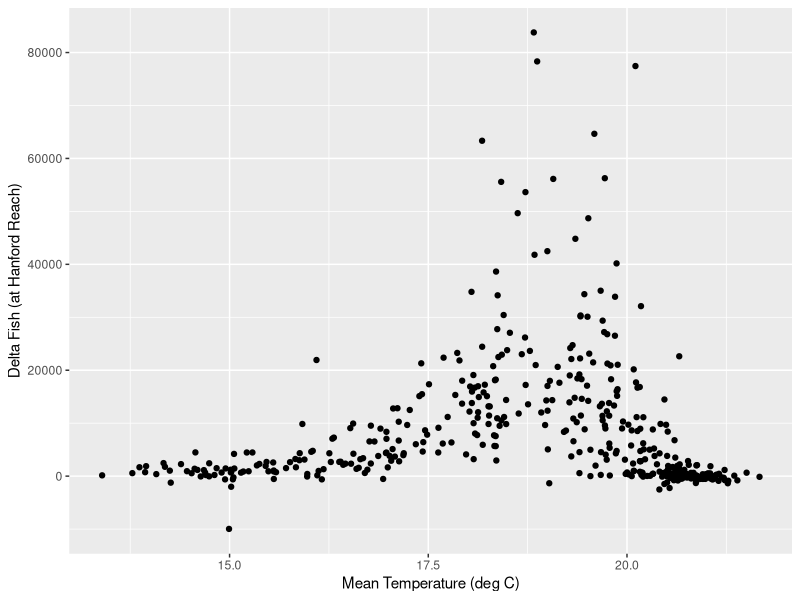
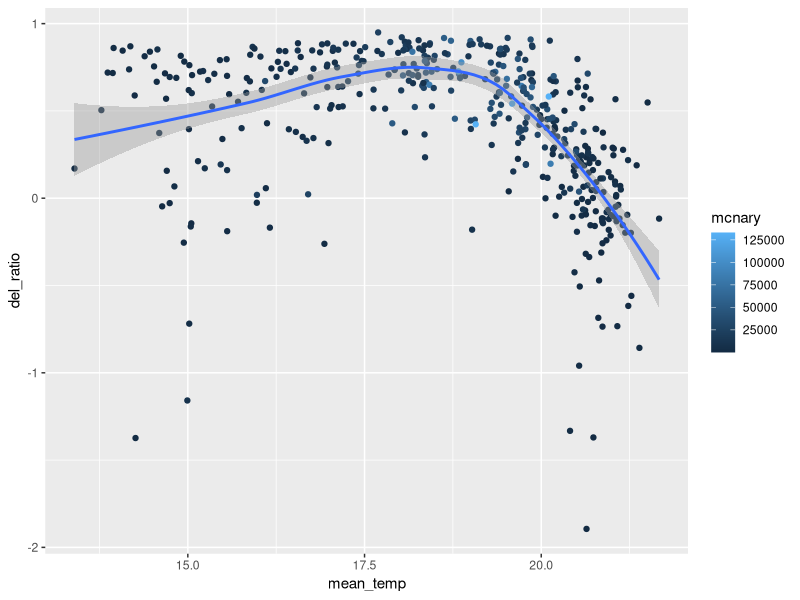
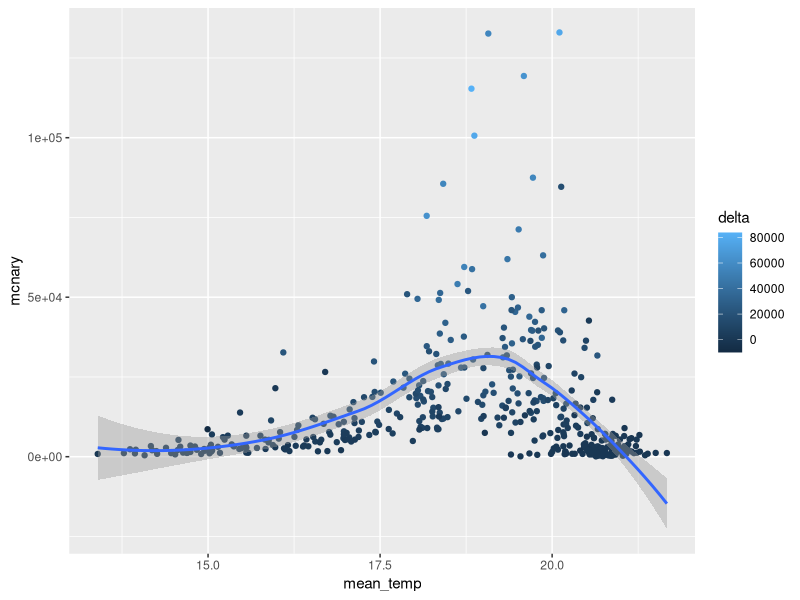
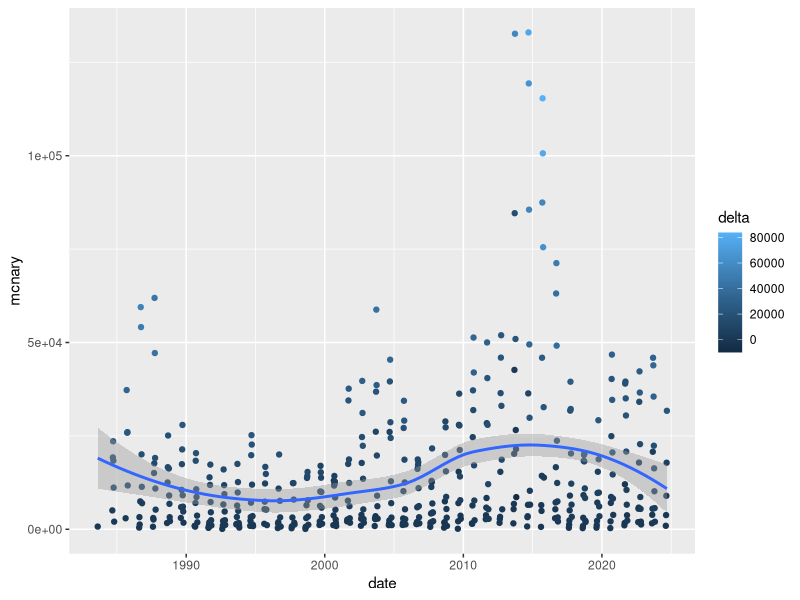
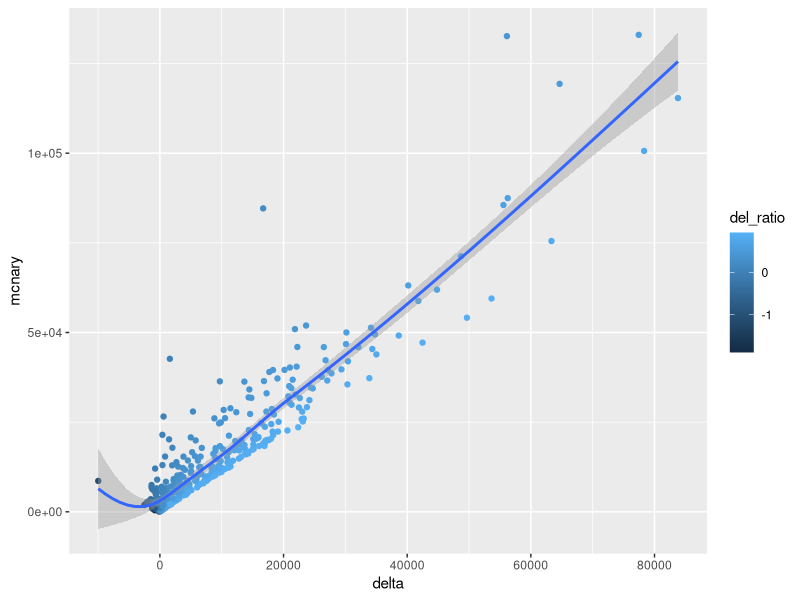
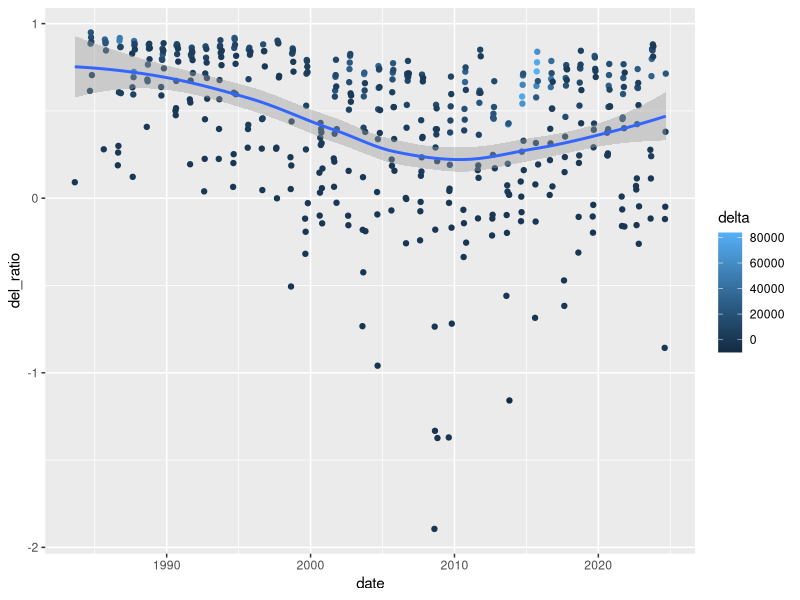
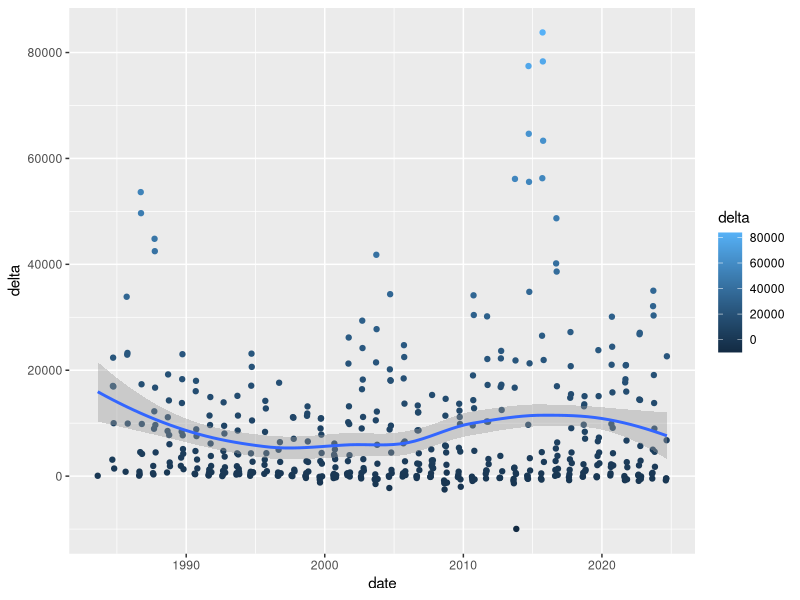
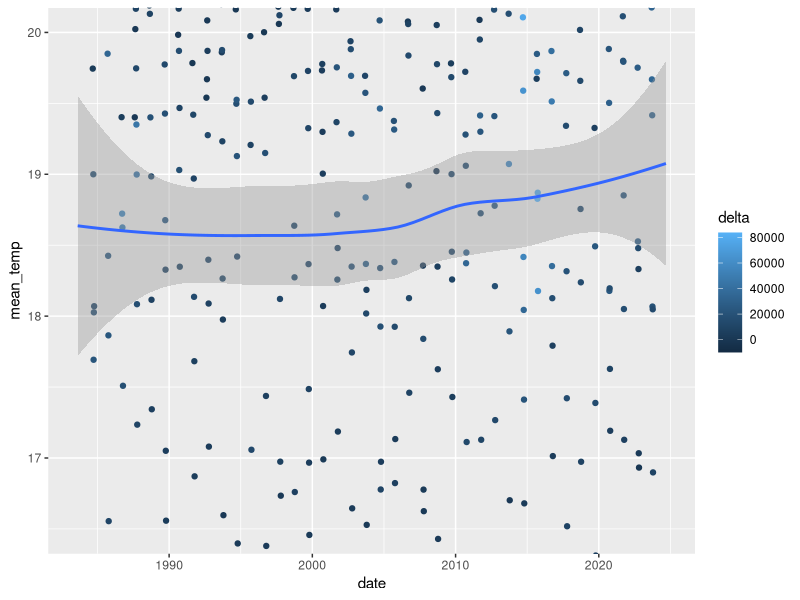

These charts were generated, in order, by the following R code:
library(ggplot2)
library(ggthemes)
library(dplyr)
library(readr)

library(patchwork)

setwd("~/OneDrive - UW/01-Research/02-Fish/methods/02-fish_mass_bal")

data = read.table("hanford_chinook_mass_bal_no_na.csv", header = TRUE, sep = ",")
up_priest_rapids = read.table("up_priest_rapids.csv", header = TRUE, sep = ",")

# filter out only the fall data and temperature > 20
data = data %>% filter(run == "fall")
up_priest_rapids = up_priest_rapids %>% filter(run == "fall")
data$date = as.Date(data$date)
data$location = "hanford"
up_priest_rapids$location = "up_priest_rapids"

# up_priest_rapids = up_priest_rapids %>% filter(run == "fall")
up_priest_rapids$date = as.Date(up_priest_rapids$date)

combined = rbind(data[, c("date", "mean_temp", "location")], up_priest_rapids[, c("date", "mean_temp", "location")])

data$del_ratio = data$delta / data$mcnary

ggplot(
  data = data,
  mapping = aes(x = mean_temp, y = delta
                # , color=mcnary
                )
) + geom_point() +
  # geom_smooth(method = "loess") +
  scale_y_continuous(name = "Delta Fish (at Hanford Reach)") +
  scale_x_continuous(name = "Mean Temperature (deg C)")

ggplot(
  data = data,
  mapping = aes(x = mean_temp, y = del_ratio, color=mcnary)
) + geom_point() +
  geom_smooth(method = "loess")

ggplot(
  data = data,
  mapping = aes(y = mcnary, x = mean_temp, color=delta)
) + geom_point() +
  geom_smooth(method = "loess")

ggplot(
  data = data,
  mapping = aes(y = mcnary, x = date, color=delta)
) + geom_point() +
  geom_smooth(method = "loess")

ggplot(
  data = data,
  mapping = aes(y = mcnary, x = delta, color=del_ratio)
) + geom_point() +
  geom_smooth(method = "loess")

ggplot(
  data = data,
  mapping = aes(y = del_ratio, x = date, color=delta)
) + geom_point() +
  geom_smooth(method = "loess")

ggplot(
  data = data,
  mapping = aes(y = delta, x = date, color=delta)
) + geom_point() +
  geom_smooth(method = "loess")

ggplot(
  data = data,
  mapping = aes(y = mean_temp, x = date, color=delta)
) + geom_point() +
  geom_smooth(method = "loess")+ coord_cartesian(ylim = c(16.5, 20))

ggplot(
  data = up_priest_rapids,
  mapping = aes(y = mean_temp, x = date)
) + geom_point() +
  geom_smooth(method = "loess")+ coord_cartesian(ylim = c(10, 15))

ggplot(combined, aes(x = date, y = mean_temp, color = location)) +
  geom_point() +
  scale_color_manual(values = c("red", "blue"), name='Location', labels=c("Hanford", "Up Priest")) +
  geom_smooth(method = "loess") +
  theme_minimal() + coord_cartesian(ylim = c(17, 20))

han_pri = read.table("combined_han_pri.csv", header = TRUE, sep = ",")
han_pri = han_pri %>% filter(run_y == "fall")
han_pri$date = as.Date(han_pri$date)

ggplot(han_pri, aes(x = date, y = temp_gradient)) +
  geom_point() +
  geom_smooth(method = "loess") +
  coord_cartesian(ylim = c(-.5, 1))

han_pri$del_ratio = han_pri$delta / han_pri$mcnary

ggplot(han_pri, aes(date, del_ratio)) +
  # geom_point() +
  geom_smooth(method = "loess", color="blue") +
  # coord_cartesian(ylim = c(0, 1)) +
  geom_smooth(data = ~ transform(., temp_gradient_mod = scales::rescale(temp_gradient, range(del_ratio), range(temp_gradient))), aes(y = temp_gradient_mod+.965, color="red"),method = "loess") +
  scale_y_continuous(
    
    # Features of the first axis
    name = "Delta ratio (Del F / Mcnary F)",
    
    # Add a second axis and specify its features
    sec.axis = sec_axis(~ scales::rescale(.-.965, range(han_pri$temp_gradient), range(han_pri$del_ratio)), name="Temperature Gradient (deg C)", )
  )

range (c(0, 1))
